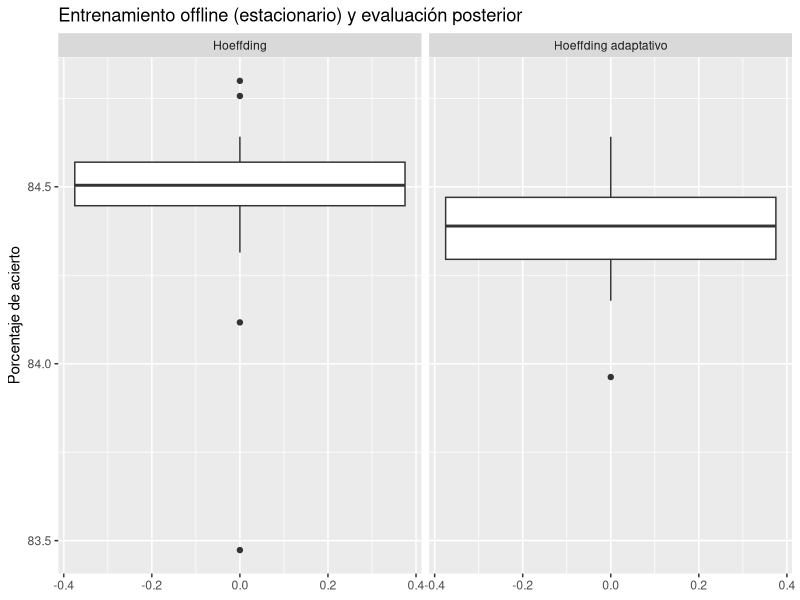
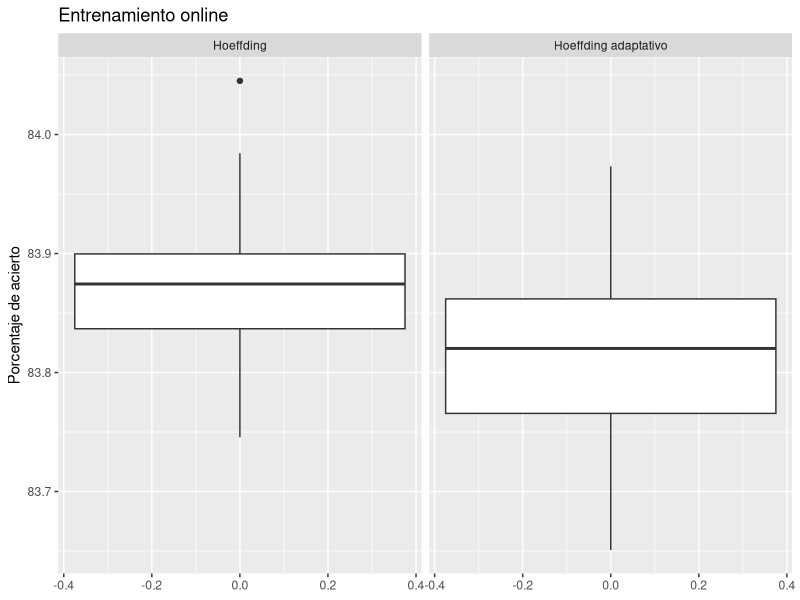
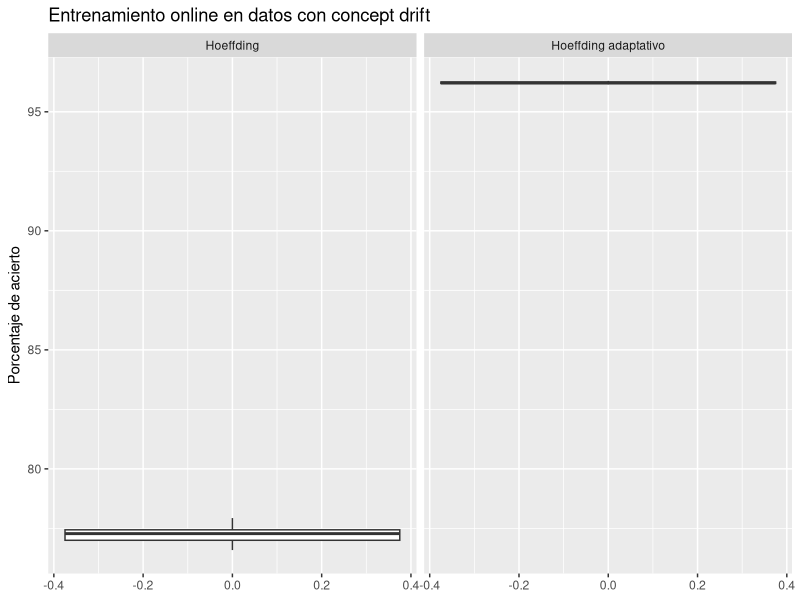
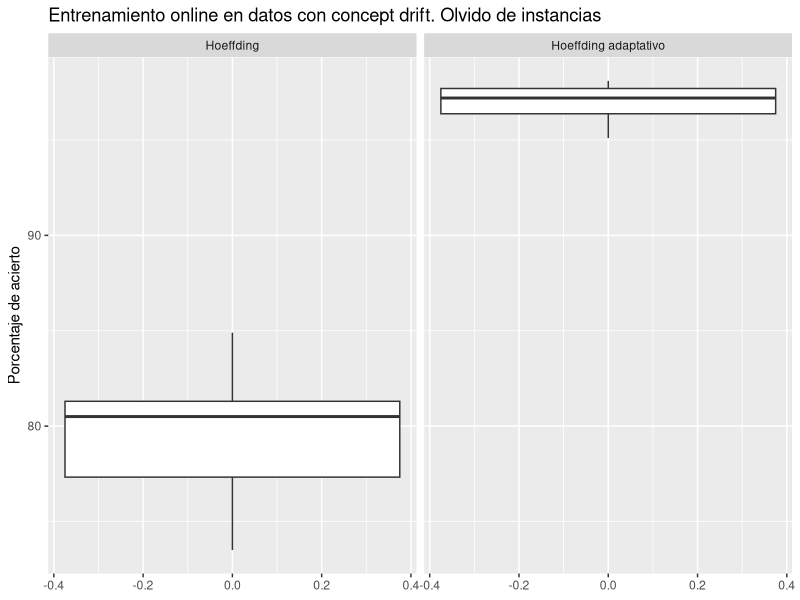
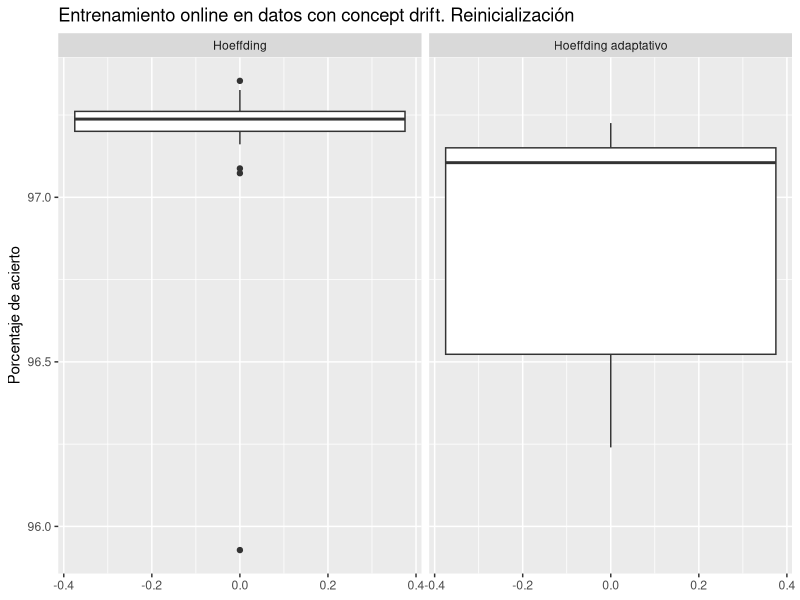

Here is the R script that generated these plots, in order:
require(tidyverse)


# Entrenamiento offline

hoeffding_offline <- scan("hoeffding_offline.txt")
hoeffding_adaptativo_offline <- scan("hoeffding_adaptativo_offline.txt")

offline <- data.frame(
    "Hoeffding"=hoeffding_offline,
    "Hoeffding adaptativo"=hoeffding_adaptativo_offline,
    check.names = F
)

# Normalización datos para evitar empates en wilcoxon

diffs <- (offline$Hoeffding - offline$`Hoeffding adaptativo`) / offline$Hoeffding
wilcoxon <- cbind(
    ifelse(
        diffs<0,
        abs(diffs)+0.1,
        0+0.1
    ),
    ifelse(
        diffs>0,
        abs(diffs)+0.1,
        0+0.1
    )
)

wilcox.test(
    wilcoxon[, 1],
    wilcoxon[, 2],
    alternative = "two.sided",
    paired = TRUE
)


offline %>% gather(
    "Variables",
    "Values"
) %>% ggplot(
    .,
    aes(y=Values)
) + geom_boxplot() + facet_wrap(
    ~ Variables
) + labs(
    title="Entrenamiento offline (estacionario) y evaluación posterior",
    y="Porcentaje de acierto"
)


# Entrenamiento online

hoeffding_online <- scan("hoeffding_online.txt")
hoeffding_adaptativo_online <- scan("hoeffding_adaptativo_online.txt")

online <- data.frame(
    "Hoeffding"=hoeffding_online,
    "Hoeffding adaptativo"=hoeffding_adaptativo_online,
    check.names = F
)

# Normalización datos para evitar empates en wilcoxon

diffs <- (online$Hoeffding - online$`Hoeffding adaptativo`) / online$Hoeffding
wilcoxon <- cbind(
    ifelse(
        diffs<0,
        abs(diffs)+0.1,
        0+0.1
    ),
    ifelse(
        diffs>0,
        abs(diffs)+0.1,
        0+0.1
    )
)

wilcox.test(
    wilcoxon[, 1],
    wilcoxon[, 2],
    alternative = "two.sided",
    paired = TRUE
)


online %>% gather(
    "Variables",
    "Values"
) %>% ggplot(
    .,
    aes(y=Values)
) + geom_boxplot() + facet_wrap(
    ~ Variables
) + labs(
    title="Entrenamiento online",
    y="Porcentaje de acierto"
)


####################
# ONLINE CON DRIFT

hoeffding_online_drift <- scan("hoeffding_online_drift.txt")
hoeffding_adaptativo_online_drift <- scan("hoeffding_adaptativo_online_drift.txt")

online_drift <- data.frame(
    "Hoeffding"=hoeffding_online_drift,
    "Hoeffding adaptativo"=hoeffding_adaptativo_online_drift,
    check.names = F
)

# Normalización datos para evitar empates en wilcoxon

diffs <- (online_drift$Hoeffding - online_drift$`Hoeffding adaptativo`) / online_drift$Hoeffding
wilcoxon <- cbind(
    ifelse(
        diffs<0,
        abs(diffs)+0.1,
        0+0.1
    ),
    ifelse(
        diffs>0,
        abs(diffs)+0.1,
        0+0.1
    )
)

wilcox.test(
    wilcoxon[, 1],
    wilcoxon[, 2],
    alternative = "two.sided",
    paired = TRUE
)

online_drift %>% gather(
    "Variables",
    "Values"
) %>% ggplot(
    .,
    aes(y=Values)
) + geom_boxplot() + facet_wrap(
    ~ Variables
) + labs(
    title="Entrenamiento online en datos con concept drift",
    y="Porcentaje de acierto"
)


## Prequential

prequential_hoeffding_online_drift <- scan("prequential_hoeffding_online_drift.txt")
prequential_hoeffding_adaptativo_online_drift <- scan("prequential_hoeffding_adaptativo_online_drift.txt")

prequential_online_drift <- data.frame(
    "Hoeffding"=prequential_hoeffding_online_drift,
    "Hoeffding adaptativo"=prequential_hoeffding_adaptativo_online_drift,
    check.names = F
)

diffs <- (prequential_online_drift$Hoeffding - prequential_online_drift$`Hoeffding adaptativo`) / prequential_online_drift$Hoeffding
wilcoxon <- cbind(
    ifelse(
        diffs<0,
        abs(diffs)+0.1,
        0+0.1
    ),
    ifelse(
        diffs>0,
        abs(diffs)+0.1,
        0+0.1
    )
)

wilcox.test(
    wilcoxon[, 1],
    wilcoxon[, 2],
    alternative = "two.sided",
    paired = TRUE
)

prequential_online_drift %>% gather(
    "Variables",
    "Values"
) %>% ggplot(
    .,
    aes(y=Values)
) + geom_boxplot() + facet_wrap(
    ~ Variables
) + labs(
    title="Entrenamiento online en datos con concept drift. Olvido de instancias",
    y="Porcentaje de acierto"
)


## Prequential

single_classifier_drift_hoeffding_online_drift <- scan("single_classifier_drift_hoeffding_online_drift.txt")
single_classifier_drift_hoeffding_adaptativo_online_drift <- scan("single_classifier_drift_hoeffding_adaptativo_online_drift.txt")

single_classifier_drift_online_drift <- data.frame(
    "Hoeffding"=single_classifier_drift_hoeffding_online_drift,
    "Hoeffding adaptativo"=single_classifier_drift_hoeffding_adaptativo_online_drift,
    check.names = F
)

diffs <- (single_classifier_drift_online_drift$Hoeffding - single_classifier_drift_online_drift$`Hoeffding adaptativo`) / single_classifier_drift_online_drift$Hoeffding
wilcoxon <- cbind(
    ifelse(
        diffs<0,
        abs(diffs)+0.1,
        0+0.1
    ),
    ifelse(
        diffs>0,
        abs(diffs)+0.1,
        0+0.1
    )
)

wilcox.test(
    wilcoxon[, 1],
    wilcoxon[, 2],
    alternative = "two.sided",
    paired = TRUE
)

single_classifier_drift_online_drift %>% gather(
    "Variables",
    "Values"
) %>% ggplot(
    .,
    aes(y=Values)
) + geom_boxplot() + facet_wrap(
    ~ Variables
) + labs(
    title="Entrenamiento online en datos con concept drift. Reinicialización",
    y="Porcentaje de acierto"
)
